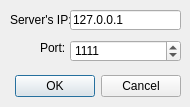
<?xml version="1.0" encoding="UTF-8"?>
<ui version="4.0">
 <class>network_sett_ui</class>
 <widget class="QDialog" name="network_sett_ui">
  <property name="geometry">
   <rect>
    <x>0</x>
    <y>0</y>
    <width>190</width>
    <height>107</height>
   </rect>
  </property>
  <property name="windowTitle">
   <string>Dialog</string>
  </property>
  <widget class="QDialogButtonBox" name="connect_button">
   <property name="geometry">
    <rect>
     <x>-160</x>
     <y>70</y>
     <width>341</width>
     <height>32</height>
    </rect>
   </property>
   <property name="styleSheet">
    <string notr="true"/>
   </property>
   <property name="orientation">
    <enum>Qt::Horizontal</enum>
   </property>
   <property name="standardButtons">
    <set>QDialogButtonBox::Cancel|QDialogButtonBox::Ok</set>
   </property>
  </widget>
  <widget class="QLabel" name="label">
   <property name="geometry">
    <rect>
     <x>10</x>
     <y>10</y>
     <width>61</width>
     <height>20</height>
    </rect>
   </property>
   <property name="text">
    <string>Server's IP:</string>
   </property>
  </widget>
  <widget class="QLabel" name="label_2">
   <property name="geometry">
    <rect>
     <x>40</x>
     <y>40</y>
     <width>31</width>
     <height>16</height>
    </rect>
   </property>
   <property name="text">
    <string>Port:</string>
   </property>
  </widget>
  <widget class="QLineEdit" name="sever_ip_input">
   <property name="geometry">
    <rect>
     <x>70</x>
     <y>10</y>
     <width>111</width>
     <height>20</height>
    </rect>
   </property>
   <property name="text">
    <string>127.0.0.1</string>
   </property>
  </widget>
  <widget class="QSpinBox" name="port_spin">
   <property name="geometry">
    <rect>
     <x>70</x>
     <y>40</y>
     <width>111</width>
     <height>22</height>
    </rect>
   </property>
   <property name="maximum">
    <number>65535</number>
   </property>
   <property name="value">
    <number>1111</number>
   </property>
  </widget>
 </widget>
 <resources/>
 <connections>
  <connection>
   <sender>connect_button</sender>
   <signal>accepted()</signal>
   <receiver>network_sett_ui</receiver>
   <slot>accept()</slot>
   <hints>
    <hint type="sourcelabel">
     <x>248</x>
     <y>254</y>
    </hint>
    <hint type="destinationlabel">
     <x>157</x>
     <y>274</y>
    </hint>
   </hints>
  </connection>
  <connection>
   <sender>connect_button</sender>
   <signal>rejected()</signal>
   <receiver>network_sett_ui</receiver>
   <slot>reject()</slot>
   <hints>
    <hint type="sourcelabel">
     <x>316</x>
     <y>260</y>
    </hint>
    <hint type="destinationlabel">
     <x>286</x>
     <y>274</y>
    </hint>
   </hints>
  </connection>
 </connections>
</ui>
